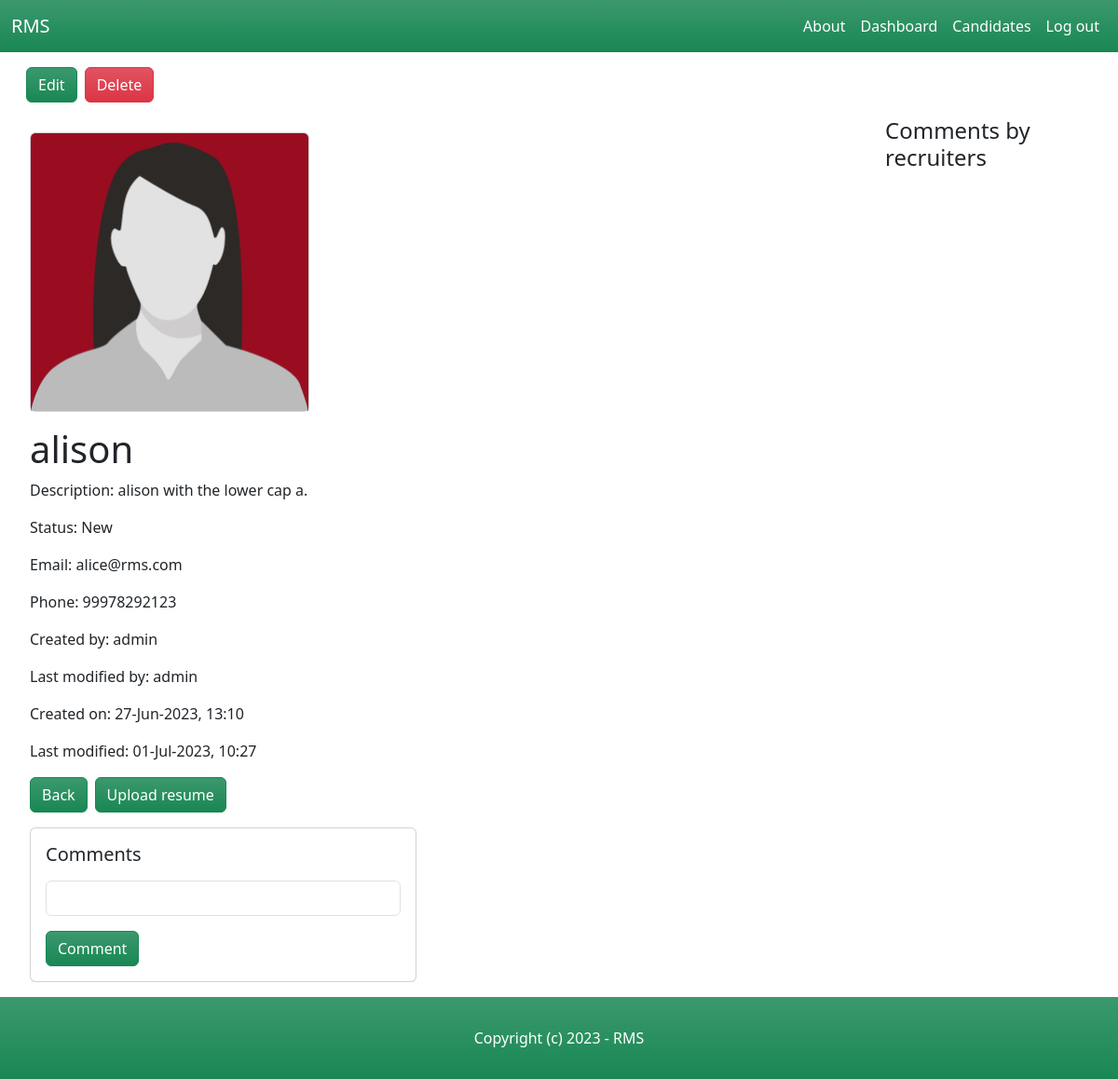
Before: /candidates/8/ (signed in) with the older database file.
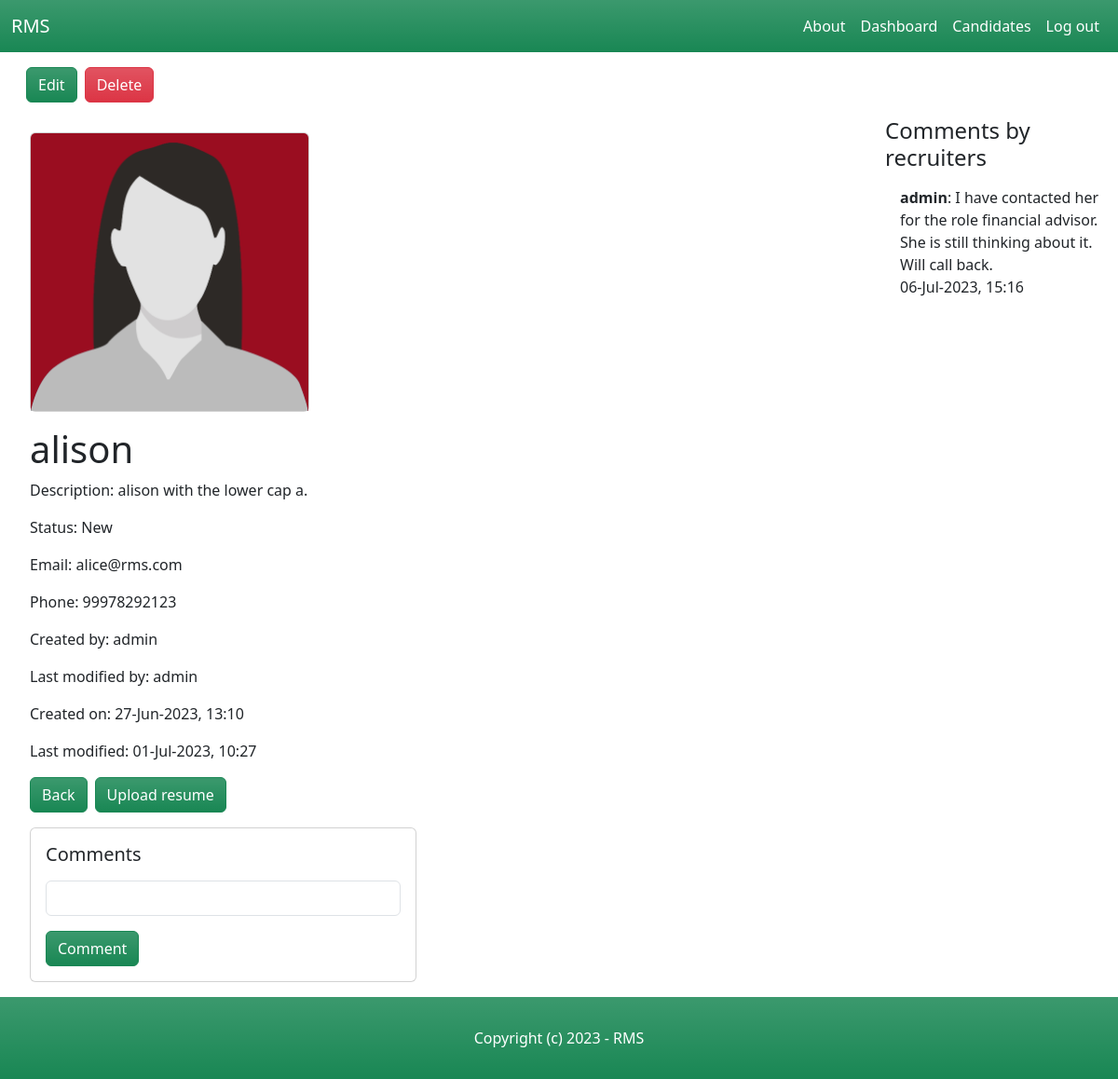
After: the same page with the newer database file.
### candidate/models.py (models this page shows, shortened)
class Comment(models.Model):
    candidate = models.ForeignKey(Candidate, related_name='comments', blank=True, null=True, on_delete=models.CASCADE)
    members = models.ForeignKey(User, related_name='comments', blank=True, null=True, on_delete=models.CASCADE)
    comment = models.TextField()
    created_at = models.DateTimeField(auto_now_add=True)

### candidate/views.py (the view)
# urls.py: path('<int:pk>/', views.candidate_details, name='candidate_details'),
@login_required
def candidate_details(request, pk):
    candidate = get_object_or_404(Candidate, is_active=True, pk=pk)
    comments = Comment.objects.filter(candidate=candidate)
    return render(request, 'candidate/candidate_details.html', {
        'candidate': candidate,
        'comments': comments,
    })

### candidate/templates/candidate/candidate_details.html (shortened to what this page needs)
{% extends 'core/base.html' %}
{% block content %}
    <div class="row mx-3">
        <div class="d-grid my-3 gap-2 d-md-flex">
            <button class="btn btn-success bg-gradient"><a class="nav-link text-white" href="{% url 'edit_candidate' candidate.id %}">Edit</a></button>
            <button class="btn btn-danger bg-gradient"><a class="nav-link text-white" href="{% url 'delete_candidate' candidate.id %}">Delete</a></button>
        </div>
    </div>
    <div class="row">
        <div class="col-md-9 mx-3">
            <div class="card mx-3 my-3" style="width: 300px;">
                <img src="{{ candidate.image.url }}" class="card-img-top" alt="{{ candidate.name }}">
            </div>
            <div class="mx-3 my-3">
                <h1>{{ candidate.name }}</h1>
                {% if candidate.description %}
                    <p>Description: {{ candidate.description }}</p>
                {% endif %}
                <p>Status: {{ candidate.get_status_display }}</p>
                <p>Email: {{ candidate.email }}</p>
                <p>Phone: {{ candidate.phone }}</p>
                <p>Created by: {{ candidate.created_by }}</p>
                <p>Last modified by: {{ candidate.last_modified_by }}</p>
                <p>Created on: {{ candidate.created_at|date:"d-M-Y, H:i" }}</p>
                <p>Last modified: {{ candidate.modified_at|date:"d-M-Y, H:i" }}</p>
            </div>
            <div class="d-grid mx-3 my-3 gap-2 d-md-flex">
                <button type="submit" class="btn btn-success bg-gradient"><a class="nav-link text-white" href="{% url 'candidates_list' %}">Back</a></button>
                {% if candidate.resume %}
                    <button type="submit" class="btn btn-success bg-gradient"><a style="text-decoration:none" href="{{ candidate.resume.url }}" class="text-white" download>Download resume</a></button>
                {% else %}
                    <button type="submit" class="btn btn-success bg-gradient"><a style="text-decoration:none" href="{% url 'edit_candidate' candidate.id %}" class="text-white">Upload resume</a></button>
                {% endif %}
            </div>
            <div class="col-md-6">
                <div class="card mx-3 my-3">
                    <div class="card-body">
                        <h5 class="card-title">Comments</h5>
                        <form method="post" action="{% url 'comment_candidate' candidate.id %}">
                            <input class="my-3 form-control" type="text" name="comment">
                            <button class="btn btn-success bg-gradient"><a class="nav-link text-white">Comment</a></button>
                        </form>
                    </div>
                </div>
            </div>
        </div>
        <div class="col">
            <h4>Comments by recruiters</h4>
            {% for comment in comments %}
                <ul class="list-group list-group-flush">
                    <li class="list-group-item">
                        <strong>{{ comment.members }}</strong>: {{ comment.comment }}
                        <p>{{ comment.created_at|date:"d-M-Y, H:i" }}</p>
                    </li>
                </ul>
            {% endfor %}
        </div>
    </div>
{% endblock %}

Changed rows visible on the page:
added Comment: members "admin", comment "I have contacted her for the role financial advisor. She is still thinking about it. Will call back.", created_at "06-Jul-2023, 15:16"
